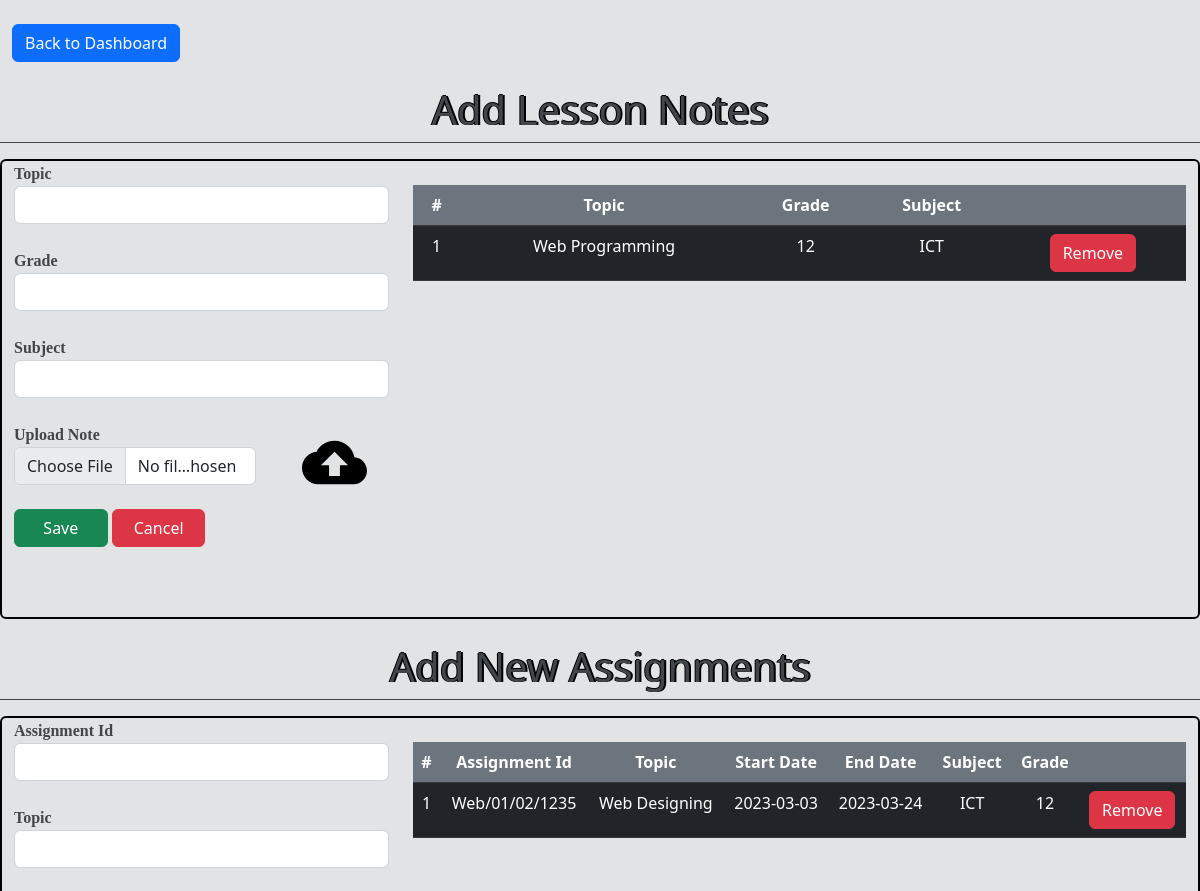
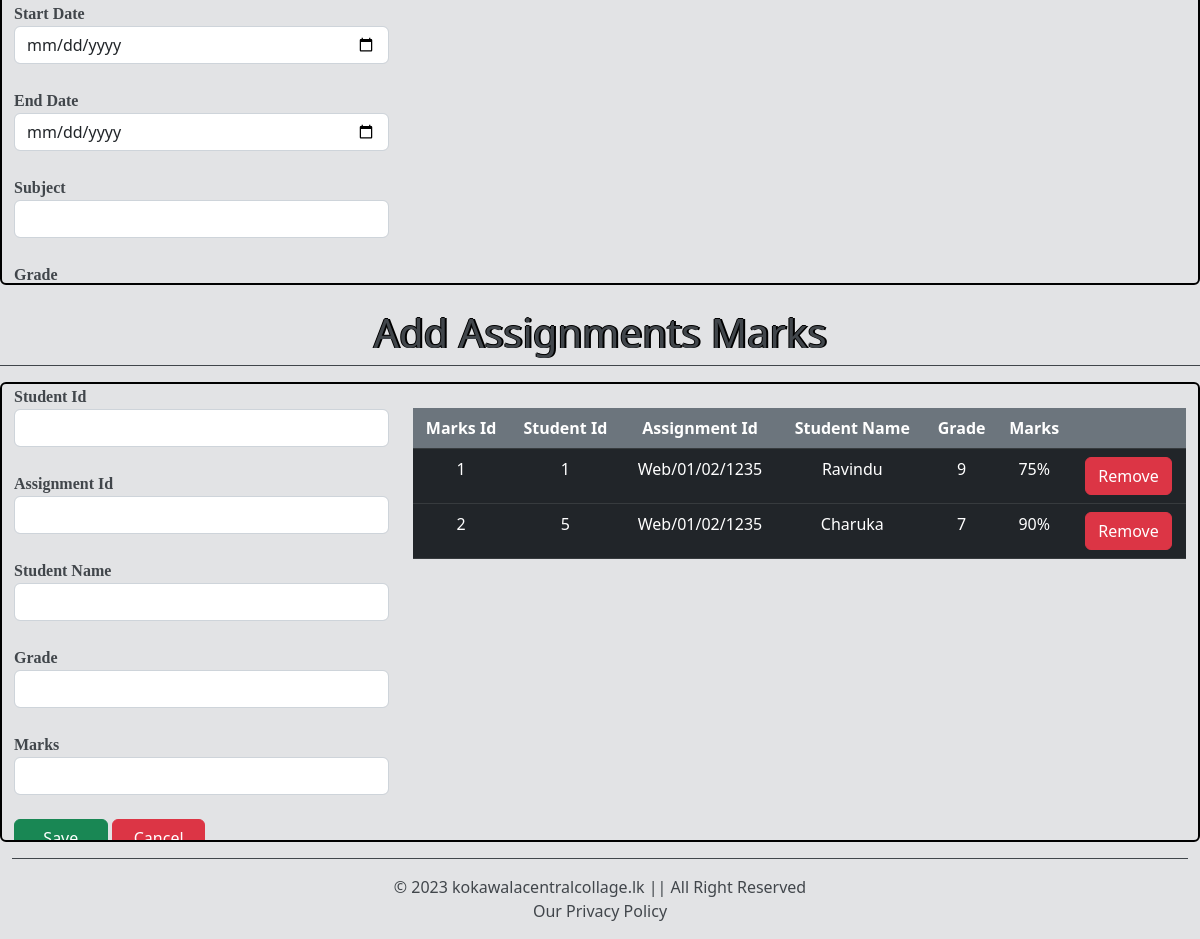
The page /Second_Assignment/addLessonNotes.php on the database its author committed (2 pictures, top to bottom).
### tables this page shows
CREATE TABLE IF NOT EXISTS `add_lesson_notes` (
  `id` int NOT NULL AUTO_INCREMENT,
  `title` varchar(50) NOT NULL,
  `grade` varchar(50) NOT NULL,
  `subject` varchar(50) NOT NULL,
  `path` varchar(100) NOT NULL,
  PRIMARY KEY (`id`)
);

CREATE TABLE IF NOT EXISTS `add_new_assignments` (
  `id` int NOT NULL AUTO_INCREMENT,
  `assignment_id` varchar(100) NOT NULL,
  `topic` varchar(50) NOT NULL,
  `start_date` date NOT NULL,
  `end_date` date NOT NULL,
  `subject` varchar(50) NOT NULL,
  `grade` varchar(50) NOT NULL,
  `path` varchar(100) NOT NULL,
  PRIMARY KEY (`id`)
);

CREATE TABLE IF NOT EXISTS `student_marks` (
  `m_id` int NOT NULL AUTO_INCREMENT,
  `id` varchar(10) NOT NULL,
  `ass_id` varchar(50) NOT NULL,
  `name` varchar(50) NOT NULL,
  `grade` varchar(5) NOT NULL,
  `marks` varchar(50) NOT NULL,
  PRIMARY KEY (`m_id`) USING BTREE
);

### Second_Assignment/addLessonNotes.php (the view, shortened to what this page needs)
<!DOCTYPE html>
<html>
    <head>
        <link rel="stylesheet" href="bootstrap.css"/>
        <link rel="stylesheet" href="style.css"/>
    </head>
    <body class="list-group-item-secondary">
        <div class="container-fluid">
            <div class="row">
            <div class="col-12">
                    <br/>
                    <button class="btn btn-primary animation" onclick="backtoTDashboard();">Back to Dashboard</button>
                </div>
                <div class="col-12 mt-4 text-center animation">
                    <h1 style="text-shadow: -1px 0 black, 2px 0 black, 0 -1px black;">Add Lesson Notes</h1>
                </div>
                <hr class="animation"/>
                <div class="col-12 d1 animation">
                    <div class="row">
                        <div class="col-12 col-lg-4">
                            <span style="font-family: 'Times New Roman', Times, serif; font-weight: bold;">Topic</span>
                            <input type="text" class="form-control" id="ti"/>
                            <br/>
                            <span style="font-family: 'Times New Roman', Times, serif; font-weight: bold;">Grade</span>
                            <input type="text" class="form-control" id="gr"/>
                            <br/>
                            <span style="font-family: 'Times New Roman', Times, serif; font-weight: bold;">Subject</span>
                            <input type="text" class="form-control" id="su"/>
                            <br/>
                            <div class="row">
                                <div class="col-8">
                                    <span style="font-family: 'Times New Roman', Times, serif; font-weight: bold;">Upload Note</span>
                                    <input type="file" class="form-control" id="up"/>
                                    <br/>
                                </div>
                                <div class="col-4 text-center mt-2">
                                    <img src="upload.svg" style="width: 60%;"/>
                                    <br/>
                                </div>
                            </div>
                            <button class="btn btn-success col-3" onclick="uploadNote();">Save</button>
                            <button class="btn btn-danger col-3" onclick="c4();">Cancel</button>
                            <br/><br/>
                        </div>
                        <div class="col-12 col-lg-8">
                            <br/>
                            <table class="table table-responsive table-dark text-center animation">
                                <tr>
                                    <th class="bg-secondary">#</th>
                                    <th class="bg-secondary">Topic</th>
                                    <th class="bg-secondary">Grade</th>
                                    <th class="bg-secondary">Subject</th>
                                    <th class="bg-secondary"></th>
                                </tr>
                                <?php
                                $connection = mysqli_connect("localhost","root","Kh@17052002","student_management_system","3306");
                                $select = "SELECT * FROM `add_lesson_notes`";
                                $query = mysqli_query($connection,$select);
                                $num = mysqli_num_rows($query);
                                if($num > 0){
                                    while($result = mysqli_fetch_assoc($query)){
                                        echo "
                                        <tr>
                                            <td>".$result["id"]."</td>
                                            <td>".$result["title"]."</td>
                                            <td>".$result["grade"]."</td>
                                            <td>".$result["subject"]."</td>
                                            <td>
                                                <a href='addLessonNotes.php?id=".$result["id"]."' class='btn btn-danger'>Remove</a>
                                            </td>
                                        </tr>
                                        ";
                                    }
                                }
                                ?>
                            </table>
                        </div>
                    </div>
                </div>
            </div>
            <div class="row">
                <div class="col-12 mt-4 text-center animation">
                    <h1 style="text-shadow: -1px 0 black, 2px 0 black, 0 -1px black;">Add New Assignments</h1>
                </div>
                <hr class="animation"/>
                <div class="col-12 d1 animation">
                    <div class="row">
                        <div class="col-12 col-lg-4">
                            <span style="font-family: 'Times New Roman', Times, serif; font-weight: bold;">Assignment Id</span>
                            <input type="text" class="form-control" id="ai"/>
                            <br/>
                            <span style="font-family: 'Times New Roman', Times, serif; font-weight: bold;">Topic</span>
                            <input type="text" class="form-control" id="to"/>
                            <br/>
                            <span style="font-family: 'Times New Roman', Times, serif; font-weight: bold;">Start Date</span>
                            <input type="date" class="form-control" id="sd"/>
                            <br/>
                            <span style="font-family: 'Times New Roman', Times, serif; font-weight: bold;">End Date</span>
                            <input type="date" class="form-control" id="ed"/>
                            <br/>
                            <span style="font-family: 'Times New Roman', Times, serif; font-weight: bold;">Subject</span>
                            <input type="text" class="form-control" id="sub"/>
                            <br/>
                            <span style="font-family: 'Times New Roman', Times, serif; font-weight: bold;">Grade</span>
                            <br/>
                            <br/><br/>
                        </div>
                        <div class="col-12 col-lg-8">
                            <br/>
                            <table class="table table-responsive table-dark text-center animation">
                                <tr>
                                    <th class="bg-secondary">#</th>
                                    <th class="bg-secondary">Assignment Id</th>
                                    <th class="bg-secondary">Topic</th>
                                    <th class="bg-secondary">Start Date</th>
                                    <th class="bg-secondary">End Date</th>
                                    <th class="bg-secondary">Subject</th>
                                    <th class="bg-secondary">Grade</th>
                                    <th class="bg-secondary"></th>
                                </tr>
                                <?php
                                $connection = mysqli_connect("localhost","root","Kh@17052002","student_management_system","3306");
                                $select = "SELECT * FROM `add_new_assignments`";
                                $query = mysqli_query($connection,$select);
                                $num = mysqli_num_rows($query);
                                if($num > 0){
                                    while($result = mysqli_fetch_assoc($query)){
                                        echo "
                                        <tr>
                                            <td>".$result["id"]."</td>
                                            <td>".$result["assignment_id"]."</td>
                                            <td>".$result["topic"]."</td>
                                            <td>".$result["start_date"]."</td>
                                            <td>".$result["end_date"]."</td>
                                            <td>".$result["subject"]."</td>
                                            <td>".$result["grade"]."</td>
                                            <td>
                                                <a href='addLessonNotes.php?id=".$result["id"]."' class='btn btn-danger'>Remove</a>
                                            </td>
                                        </tr>
                                        ";
                                    }
                                }
                                ?>
                            </table>
                        </div>
                    </div>
                </div>
            </div>
            <div class="row">
                <div class="col-12 mt-4 text-center animation">
                    <h1 style="text-shadow: -1px 0 black, 2px 0 black, 0 -1px black;">Add Assignments Marks</h1>
                </div>
                <hr class="animation"/>
                <div class="col-12 d1 animation">
                    <div class="row">
                        <div class="col-12 col-lg-4">
                            <span style="font-family: 'Times New Roman', Times, serif; font-weight: bold;">Student Id</span>
                            <input type="text" class="form-control" id="stId"/>
                            <br/>
                            <span style="font-family: 'Times New Roman', Times, serif; font-weight: bold;">Assignment Id</span>
                            <input type="text" class="form-control" id="asiId"/>
                            <br/>
                            <span style="font-family: 'Times New Roman', Times, serif; font-weight: bold;">Student Name</span>
                            <input type="text" class="form-control" id="sN"/>
                            <br/>
                            <span style="font-family: 'Times New Roman', Times, serif; font-weight: bold;">Grade</span>
                            <input type="text" class="form-control" id="grad"/>
                            <br/>
                            <span style="font-family: 'Times New Roman', Times, serif; font-weight: bold;">Marks</span>
                            <input type="text" class="form-control" id="mar"/>
                            <br/>
                            <button class="btn btn-success col-3" onclick="addMarks();">Save</button>
                            <button class="btn btn-danger col-3" onclick="c4()">Cancel</button>
                            <br/><br/>
                        </div>
                        <div class="col-12 col-lg-8">
                            <br/>
                            <table class="table table-responsive table-dark text-center animation">
                                <tr>
                                    <th class="bg-secondary">Marks Id</th>
                                    <th class="bg-secondary">Student Id</th>
                                    <th class="bg-secondary">Assignment Id</th>
                                    <th class="bg-secondary">Student Name</th>
                                    <th class="bg-secondary">Grade</th>
                                    <th class="bg-secondary">Marks</th>
                                    <th class="bg-secondary"></th>
                                </tr>
                                <?php
                                $connection = mysqli_connect("localhost","root","Kh@17052002","student_management_system","3306");
                                $select = "SELECT * FROM `student_marks`";
                                $query = mysqli_query($connection,$select);
                                $num = mysqli_num_rows($query);
                                if($num > 0){
                                    while($result = mysqli_fetch_assoc($query)){
                                        echo "
                                        <tr>
                                            <td>".$result["m_id"]."</td>
                                            <td>".$result["id"]."</td>
                                            <td>".$result["ass_id"]."</td>
                                            <td>".$result["name"]."</td>
                                            <td>".$result["grade"]."</td>
                                            <td>".$result["marks"]."</td>
                                            <td>
                                                <a href='addLessonNotes.php?id=".$result["id"]."' class='btn btn-danger'>Remove</a>
                                            </td>
                                        </tr>
                                        ";
                                    }
                                }
                                ?>
                            </table>
                        </div>
                    </div>
                </div>
                <div class="col-12">
                    <hr class="animation"/>
                </div>
                <p class="animation text-center">&copy; 2023 kokawalacentralcollage.lk || All Right Reserved <br/> <span>Our Privacy Policy</span></p>
            </div>
        </div>
    </body>
</html>

### Second_Assignment/style.css (style rules this page uses)
.animation { opacity: 10%; transform: translateY(30px); animation: moveup 1s linear forwards; }
.d1 { height: 460px; border-style: solid; border-radius: 6px; border-color: black; border-width: 2px; overflow: hidden; overflow: scroll; }

### rows shown on the page
add_lesson_notes: id "1", title "Web Programming", grade "12", subject "ICT"
add_new_assignments: id "1", assignment "Web/01/02/1235", topic "Web Designing", start_date "2023-03-03", end_date "2023-03-24", subject "ICT", grade "12"
student_marks: m_id "1", id "1", ass "Web/01/02/1235", name "Ravindu", grade "9", marks "75%"
student_marks: m_id "2", id "5", ass "Web/01/02/1235", name "Charuka", grade "7", marks "90%"
